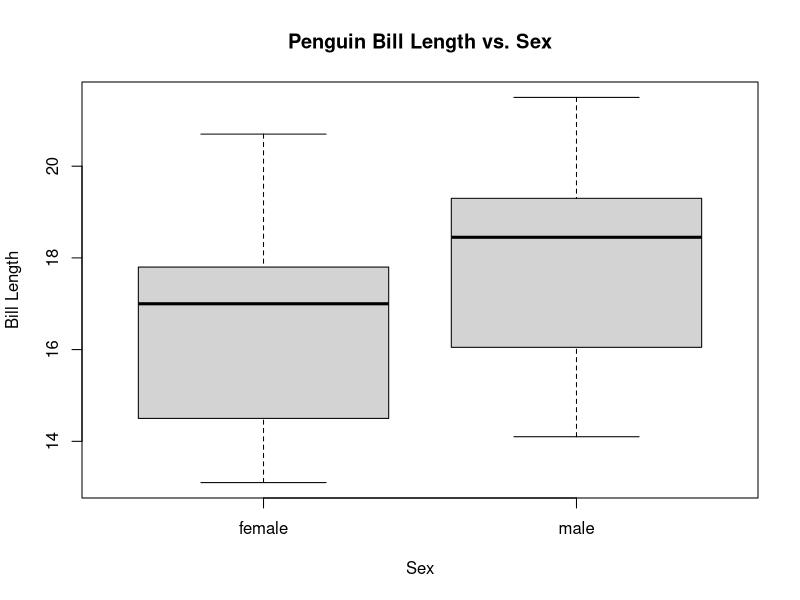
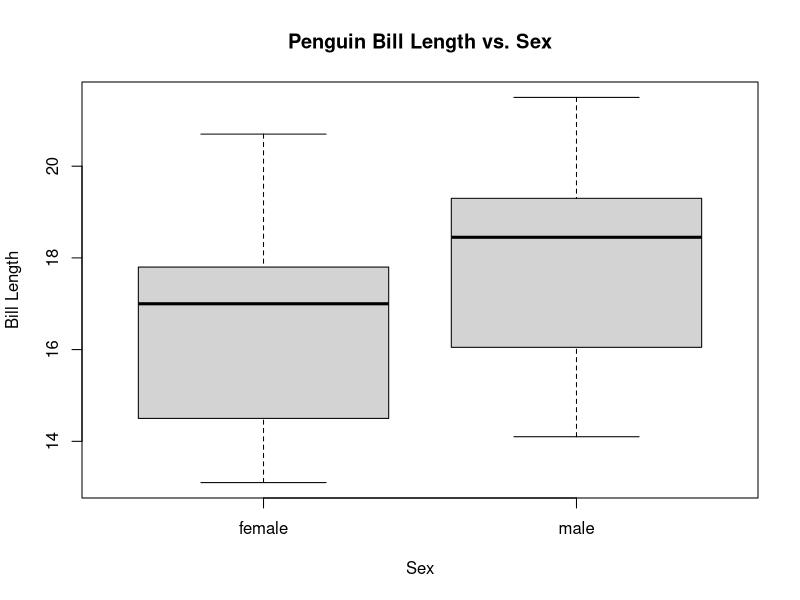

R code for these plots, in order:
install.packages("palmerpenguins")
install.packages("here")
require(palmerpenguins)
require(here)
penguins = data.frame(penguins)
mean(penguins$body_mass_g, na.rm = TRUE)
head(penguins)
summary(penguins)
boxplot(bill_depth_mm ~ sex, data = penguins, main = "Penguin Bill Length vs. Sex", xlab = "Sex", ylab = "Bill Length")
require(here)
png(filename - here("Penguin_Boxplot.png"), width = 800, height = 600)
boxplot(bill_depth_mm ~ sex, data = penguins, main = "Penguin Bill Length vs. Sex", xlab = "Sex", ylab = "Bill Length")
dev.off()